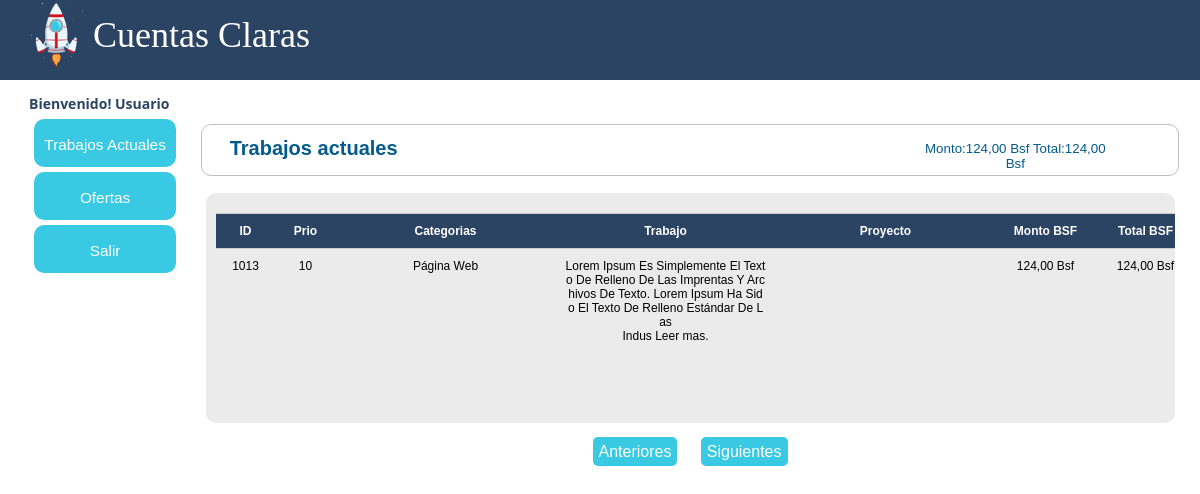
/observacion/trabajos_actuales/trabajos_actuales.php (signed in), run on an earlier commit of the app's database.
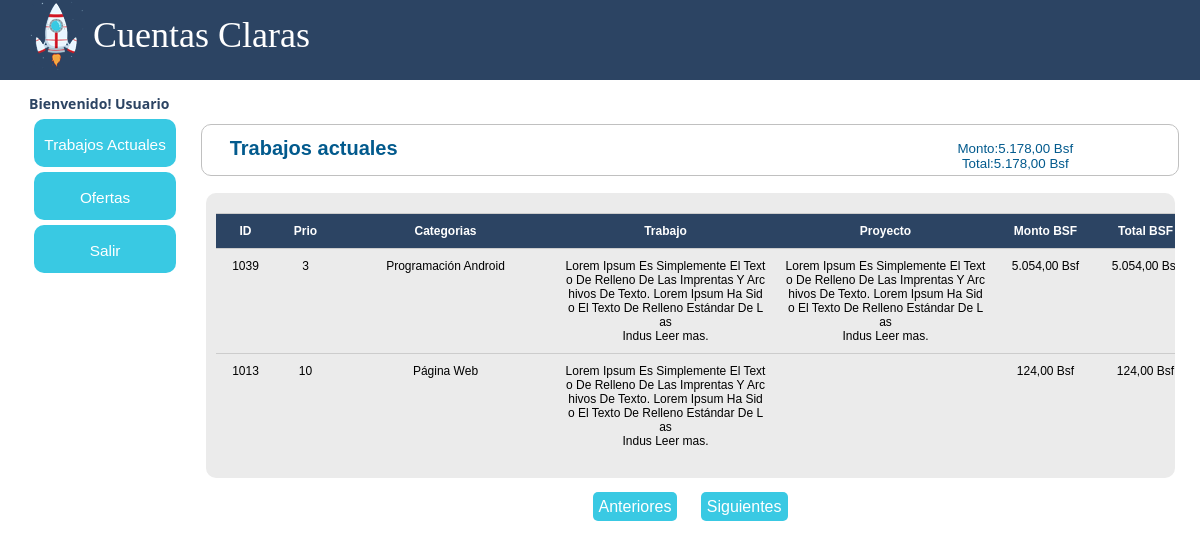
And on a later commit of the database.
### tables this page shows
CREATE TABLE IF NOT EXISTS `tb_trabajos_actuales` (
`id_trab` int(11) NOT NULL,
  `fkid_prio` int(11) NOT NULL,
  `fkid_requ` varchar(500) NOT NULL DEFAULT '',
  `proy_trab` varchar(250) NOT NULL,
  `trab_trab` varchar(1000) NOT NULL,
  `form_trab` varchar(20) NOT NULL,
  `moda_trab` varchar(20) NOT NULL,
  `obse_trab` varchar(500) NOT NULL,
  `cant_trab` int(10) NOT NULL,
  `mont_bsf_trab` int(10) NOT NULL,
  `tota_vef_trab` int(10) NOT NULL DEFAULT '0',
  `tiem_esti_trab` varchar(250) NOT NULL,
  `id_usuario` int(11) NOT NULL
);

CREATE TABLE IF NOT EXISTS `tb_requerimientos` (
`id_requ` int(11) NOT NULL,
  `desc_requ` varchar(250) NOT NULL
);

### observacion/include/menu.php (called while the page is built, shortened)
<?php
$rol = $_SESSION["rol"];
?>

### observacion/class/class.php (called while the page is built, shortened)
<?php
class Conectar
{
	public static function conecta()
	{
		$con = mysql_connect("localhost","root","webmastersixaguer");
		return $con;
		}
	}
class TrabajosActuales
{
	private $datos, $datos2,$datos3,$usuarios, $requ, $requ2, $prio1, $prio2, $suma;
	public function __construct()
	{
		$this->datos=array();
	}
	public function listarTrabajosUsuario($usuario)
	{
		$sql = "select * from tb_trabajos_actuales As A inner join tb_usuarios As B on A.id_usuario = B.id_usuario where B.id_rol = 2 and A.id_usuario = $usuario";
		$res = mysql_query($sql,Conectar::conecta());
		while($reg = mysql_fetch_assoc($res))
		{
			$this->datos[] = $reg;
		}
		return $this->datos;
	}
	public function paginadoTrabajosUsuario($inicio,$usuario)
	{
		$sql = "select * from tb_trabajos_actuales As A inner join tb_usuarios As B on A.id_usuario = B.id_usuario where B.id_rol = 2 and A.id_usuario = $usuario order by id_trab desc limit $inicio, 10";
		$res = mysql_query($sql, Conectar::conecta());
		while($reg = mysql_fetch_assoc($res))
		{
			$this->datos[] = $reg;
		}
		return $this->datos;
	}
			public function sumarCampo($id_usuario)
			{
				$sql = "select SUM(mont_bsf_trab),SUM(tota_vef_trab)  from tb_trabajos_actuales where id_usuario = $id_usuario";
				$res = mysql_query($sql,Conectar::conecta());
				while($reg = mysql_fetch_assoc($res))
				{
					$this->suma[] = $reg;
				}
				return $this->suma;
			}
	}

### observacion/trabajos_actuales/trabajos_actuales.php (the view, shortened to what the changed rows need)
<?php include("start.php");
	  include("../class/class.php");
	  $trabajo =  new TrabajosActuales();
	  $id_usuario = $_SESSION["id_usuario"];
?>
<!DOCTYPE html PUBLIC "-//W3C//DTD XHTML 1.0 Transitional//EN" "http://www.w3.org/TR/xhtml1/DTD/xhtml1-transitional.dtd">
<html xmlns="http://www.w3.org/1999/xhtml">
<head>
<link rel="stylesheet" href="../css/style.css"/>
<link rel="stylesheet" href="../css/jquery.ui.all.css">
<link href="../css/style_menu.css" rel="stylesheet" type="text/css" />
</head>
<body class="dt-example" <?php ?>>
<div id="pantalla">
    <div id="conten">
        <div id="top">
        <div id="fila_columna">
            <div id="columna1"><?php include("../include/menu.php")?></div>
            <div id="columna2">
    <center>
    <div id="cuerpo_general">
    	<div id="tilulos">
        <?php
		if($rol == 1)
		{
			?>
            	<div id="botenes">
                <div style="width:60px; float:left; margin:0px 20px 0px 0px; ">
                    	<center>
                            <a href="trabajos_actuales.php">
                                <img src="../images/ico-consu.png" border="0" width="30" />
                                <div>Consulta</div>
                            </a>
                        </center>
                    </div><!--Cierre boton consultar
                	<div style="width:60px; float:left; margin:0px 20px 0px 0px">Boton Añadir
                    	<center>
                            <a href="add_trabajos.php">
                                <img src="../images/ico-add.png" border="0" width="30" />
                                <div>Añadir</div>
                            </a>
                        </center>
                    </div>Cierre boton añadir-->
                </div>
                <?php
				}
				else
				{
					$suma = $trabajo->sumarCampo($_SESSION["id_usuario"]);
					for($s=0; $s <sizeof($suma); $s ++)
					{
					?>
                    <div id="suma">
                	<div style="width:200px; float:left; margin:0px 20px 0px 0px; ">
                    	<center>
                          <?php echo "Monto:".number_format($suma[$s]["SUM(mont_bsf_trab)"], 2, ',', '.')." Bsf"; ?>
                          <?php echo "Total:".number_format($suma[$s]["SUM(tota_vef_trab)"], 2, ',', '.')." Bsf"; ?>
                        </center>
                    </div>
                    </div>
					 <?php
                     }
					}
				?>
                <h2 style="padding-top:12px;">Trabajos actuales</h2>
        </div>
    	<div id="contenedor-cliente">
        <?php
		if ($rol == 1)
		{
			?>
                <div id="sub-contenedor-cliente">
                <form name="form_trab_actu" id="form_trab_actu" action="registro_cliente.php" method="post">
                <input type="hidden" name="cod_unitrab" id="cod_unitrab" />
                <div class="fila tabla titulo">
                	<div class="columna tabla corto">ID</div>
                    <div class="columna tabla corto">Prio</div>
                    <div class="columna tabla largo">Categorias</div>
                    <div class="columna tabla largo">Trabajo</div>
                    <div class="columna tabla largo">Proyecto</div>
                    <div class="columna tabla medio">Monto BSF</div>
                    <div class="columna tabla medio">Total BSF</div>
                    <div class="columna tabla medio">Usuario Asignado</div>
                    <div class="columna tabla corto">V/M</div>
                    <div class="columna tabla corto">Elim.</div>
                </div>
                 <?php
				 if(isset($_GET["posicion"]))
				 {
					 $inicio = $_GET["posicion"];
					 }
				 		else
						 {
							 $inicio=0;
							 }
				 $paginacion = $trabajo->paginadoTrabajos($inicio);
				 $row = $trabajo->listarTrabajos();
				 $ind=0;
				 for($i=0; $i<sizeof($paginacion); $i++)
                  {
                    $ind= $ind + 1;
                    ?>
                        <div class="fila tabla filaContenido">
                        <a href="javascript:void(0);" onclick="window.location='modificar_trabajos.php?codi_trab=<?php echo $row[$i]["id_trab"]?>'">
                        <div class="columna tabla corto contenido" ><?php echo $row[$i]["id_trab"] ?></div>
                        <div class="columna tabla corto contenido" ><?php echo substr(ucwords($row[$i]["fkid_prio"]),0,20);?></div>
                        <?php
						if ($row[$i]["fkid_requ"] !=0)
						{
							$requerimiento = $row[$i]["fkid_requ"];
							$respuesta=mysql_query("select * from tb_requerimientos where id_requ = $requerimiento");
							while($sel =mysql_fetch_array($respuesta))
							{
							?>
								<div class="columna tabla largo contenido" ><?php echo $sel["desc_requ"];?></div>
							<?php
							}
						}
						else
						{
							?>
								<div class="columna tabla largo contenido" >Por asignar Categoria</div>
							<?php
							}
						?>
                        <div class="columna tabla largo contenido" ><?php if (strlen($row[$i]["trab_trab"]) >= 150){echo  substr(wordwrap(ucwords($row[$i]["trab_trab"]), 150, "<br>",1),0,150)." <span class='leerMas'>Leer mas.</span>";}else{echo  substr(wordwrap(ucwords($row[$i]["trab_trab"]), 150, "<br>",1),0,150);}?></div>
                        <div class="columna tabla largo contenido" ><?php if (strlen($row[$i]["proy_trab"]) >= 150){echo  substr(wordwrap(ucwords($row[$i]["proy_trab"]), 150, "<br>",1),0,150)." <span class='leerMas'>Leer mas.</span>";}else{echo  substr(wordwrap(ucwords($row[$i]["proy_trab"]), 150, "<br>",1),0,150);}?></div>
                        <div class="columna tabla medio contenido"><?php echo number_format($row[$i]["mont_bsf_trab"], 2, ',', '.')." Bsf"?></div>
                        <div class="columna tabla medio contenido"><?php echo number_format($row[$i]["tota_vef_trab"], 2, ',', '.')." Bsf"?></div>
                        <?php
						if ($row[$i]["id_usuario"] !=0)
						{
							$id_usuario = $row[$i]["id_usuario"];
							$respuesta=mysql_query("select * from tb_usuarios as A inner join tb_trabajos_asignados as B on A.id_usuario = B.id_usuario where A.id_usuario =  $id_usuario");
							while($sel =mysql_fetch_array($respuesta))
							{
							?>
								<div class="columna tabla medio contenido" ><?php echo $sel["nomb_usuario"].' '.$sel["apel_usuario"];?></div>
							<?php
							}
						}
						else
						{
							?>
							<div class="columna tabla medio contenido" >Pendiente por Ofertar</div>
                            <?php
						}
						?>
                        <div class="columna tabla corto contenido"><img src="../images/modificar.png" style="cursor:pointer;" width="32" title="Modificar" align="center"/></div>
                        </a>
                        <div class="columna tabla corto contenido"><img src="../images/eliminar.png"   style="cursor:pointer;" title="Eliminar" width="32" align="center" onclick="eliminarTrab(<?php echo $row[$i]["id_trab"]?>)"></div>
                        </div>
                   <?php
                    }
                    ?>
                </form>
                    </div>
        	</div>
            <div id="paginacion">
						<?php
                        if($inicio==0)
                        {
                        ?><span class="paginado">Anteriores</span><?php
                            }
                            else
                            {
                             $anterior =$inicio-10;
                             ?>
                             <a href="?posicion=<?php echo $anterior ?>" title="Anteriores"  class="paginado">Anteriores</a>
                             <?php
                            }
                        ?>
                          &nbsp;&nbsp;
                        <?php
                            if(count($paginacion)>=10)
                            {
                                $proxima = $inicio+10;
                                ?>
                                <a href="?posicion=<?php echo $proxima;?>" title="Siguiente"  class="paginado">Siguientes</a>
                                <?php
                                }
                                else
                                {
                                 ?><span class="paginado">Siguientes</span>
                                    <?php
                                }
                            ?>
                    </div>
                    <?php
					exit;
				}
				else
				{
					?>
                    <div id="sub-contenedor-cliente">
                <form name="form_trab_actu" id="form_trab_actu" action="registro_cliente.php" method="post">
                 <?php
				 if(isset($_GET["posicion"]))
				 {
					 $inicio = $_GET["posicion"];
					 }
				 		else
						 {
							 $inicio=0;
							 }
				 $paginacion = $trabajo->paginadoTrabajosUsuario($inicio,$id_usuario);
				 $cons = $trabajo->listarTrabajosUsuario($id_usuario);
				 for($i=0; $i<sizeof($paginacion); $i++)
                  {
                    ?>
                        <div class="fila tabla filaContenido">
                        <a href="javascript:void(0);" onclick="window.location='modificar_trabajos.php?codi_trab=<?php echo $cons[$i]["id_trab"]?>'">
                        <div class="columna tabla corto contenido" ><?php echo $cons[$i]["id_trab"] ?></div>
                        <div class="columna tabla corto contenido" ><?php echo substr(ucwords($cons[$i]["fkid_prio"]),0,20);?></div>
                        <?php
						if ($cons[$i]["fkid_requ"] !=0)
						{
							$requerimiento = $cons[$i]["fkid_requ"];
							$respuesta=mysql_query("select * from tb_requerimientos where id_requ = $requerimiento");
							while($sel =mysql_fetch_array($respuesta))
							{
							?>
								<div class="columna tabla largo contenido" ><?php echo $sel["desc_requ"];?></div>
							<?php
							}
						}
						else
						{
							?>
								<div class="columna tabla largo contenido" >Por asignar Categoria</div>
							<?php
							}
						?>
                        <div class="columna tabla largo contenido" ><?php if (strlen($cons[$i]["trab_trab"]) >= 150){echo  substr(wordwrap(ucwords($cons[$i]["trab_trab"]), 150, "<br>",1),0,150)." <span class='leerMas'>Leer mas.</span>";}else{echo  substr(wordwrap(ucwords($cons[$i]["trab_trab"]), 150, "<br>",1),0,150);}?></div>
                        <div class="columna tabla largo contenido" ><?php if (strlen($cons[$i]["proy_trab"]) >= 150){echo  substr(wordwrap(ucwords($cons[$i]["proy_trab"]), 150, "<br>",1),0,150)." <span class='leerMas'>Leer mas.</span>";}else{echo  substr(wordwrap(ucwords($cons[$i]["proy_trab"]), 150, "<br>",1),0,150);}?></div>
                        <div class="columna tabla medio contenido"><?php echo number_format($cons[$i]["mont_bsf_trab"], 2, ',', '.')." Bsf"?></div>
                        <div class="columna tabla medio contenido"><?php echo number_format($cons[$i]["tota_vef_trab"], 2, ',', '.')." Bsf"?></div>
                        </a>
                       </div>
                   <?php
                    }
                    ?>
                </form>
                    </div>
        	</div>
                    <?php
					}
					?>
       </div>
            </div>
        </div>
    </div>
</div>
</body>
</html>

What changed in the data, as far as the page shows it:
added tb_trabajos_actuales: id_trab "1039", fkid_prio "3", trab_trab "Lorem Ipsum Es Simplemente El Texto De Relleno De Las Imprentas Y Archivos De Texto. Lorem Ipsum Ha Sido El Texto De Relleno Estándar De Las Indus", proy_trab "Lorem Ipsum Es Simplemente El Texto De Relleno De Las Imprentas Y Archivos De Texto. Lorem Ipsum Ha Sido El Texto De Relleno Estándar De Las Indus", mont_bsf_trab "5.054,00", tota_vef_trab "5.054,00"
now on this page (row unchanged): tb_requerimientos: desc_requ "Programación Android", shown under "1039"
Also different on the page:
new list line: "Monto: 5.178,00 Bsf Total: 5.178,00 Bsf"
list line gone: "Monto: 124,00 Bsf Total: 124,00 Bsf"
